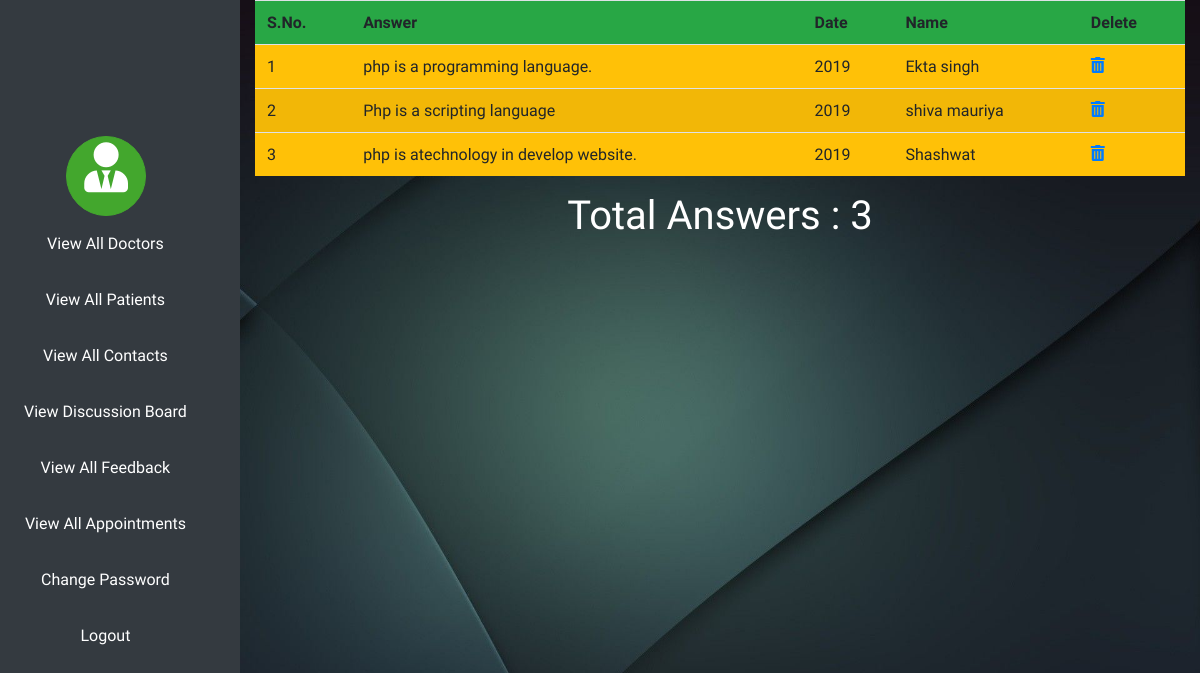
The page /admin/sans.php?qid=3 (signed in) on the database its author committed.
### tables this page shows
CREATE TABLE IF NOT EXISTS `tbl_answer` (
  `ansid` int(11) NOT NULL AUTO_INCREMENT,
  `qid` int(11) NOT NULL,
  `pat_id` int(11) NOT NULL,
  `answer` varchar(200) NOT NULL,
  `date` int(10) NOT NULL,
  PRIMARY KEY (`ansid`)
);

CREATE TABLE IF NOT EXISTS `tbl_patient` (
  `pat_id` int(11) NOT NULL AUTO_INCREMENT,
  `name` varchar(60) NOT NULL,
  `fname` varchar(60) NOT NULL,
  `email` varchar(30) NOT NULL,
  `password` varchar(20) NOT NULL,
  `address` varchar(150) NOT NULL,
  `mobile` varchar(13) NOT NULL,
  `pin` int(6) NOT NULL,
  `age` int(3) NOT NULL,
  `gender` varchar(6) NOT NULL,
  `date` varchar(20) NOT NULL,
  PRIMARY KEY (`pat_id`)
);

### admin/sans.php (the view, shortened to what this page needs)
 <?php
	if($_SESSION['admin']=="")
	{
		header("Location:index.php");
	}
	else
	{
?>
<?php
	$qid=$_REQUEST['qid'];
	$query="select * from tbl_answer where qid='$qid'";
	$res=mysql_query($query);
?>
<html>
<head>
	<link rel="stylesheet" href="https://stackpath.bootstrapcdn.com/bootstrap/4.3.1/css/bootstrap.min.css">
	<link rel="stylesheet" href="https://use.fontawesome.com/releases/v5.7.0/css/all.css">
	<link type="text/css" rel="stylesheet" href="../css/adstyle.css" />
</head>
<body>
<div>
	<nav class="navbar bg-dark navigation">
  <ul class="navbar-nav">
  <li><div class="navbar-brand"><a href="adminprofile.php"><i class="fas fa-user-tie"></i></a></div></li>
    <li class="nav-item p-2">
      <a class="nav-link text-center" href="vdoctor.php">View All Doctors</a>
    </li>
    <li class="nav-item p-2">
      <a class="nav-link text-center" href="vpatient.php">View All Patients</a>
    </li>
    <li class="nav-item p-2">
      <a class="nav-link text-center" href="vcontact.php">View All Contacts</a>
    </li>
	<li class="nav-item p-2">
		<a class="nav-link text-center" href="vdisboard.php">View Discussion Board</a>
	</li>
	<li class="nav-item p-2">
		<a class="nav-link text-center" href="vfeed.php">View All Feedback</a>
	</li>
	<li class="nav-item p-2">
		<a class="nav-link text-center" href="vapp.php">View All Appointments</a>
	</li>
	<li class="nav-item p-2">
		<a class="nav-link text-center" href="changepwd.php">Change Password</a>
	</li>
	<li class="nav-item p-2">
		<a class="nav-link text-center" href="logout.php">Logout</a>
	</li>
  </ul>
</nav>
		<div class="container-fluid contents">
			<table class="table table-striped bg-warning">
				<tr class="bg-success">
					<th>S.No.</th>
					<th>Answer</th>
					<th>Date</th>
					<th>Name</th>
					<th>Delete</th>
				</tr>
				<?php
				$a=1;
				while($row=mysql_fetch_array($res,MYSQL_BOTH))
				{
				?>
				<tr>
					<td><?php echo $a; ?></td>
					<td><?php echo $row['answer'] ?></td>
					<td><?php echo $row['date'] ?></td>
					<?php
					$pid=$row['pat_id'];
					$query2="select name from tbl_patient where pat_id='$pid'";
					$res2=mysql_query($query2);
					if($row2=mysql_fetch_array($res2,MYSQL_BOTH))
					{
						$pn=$row2['name'];
					}
					?>
					<td><?php echo $pn; ?></td>
					<td><a href="delans.php?aid=<?php echo $row['ansid'] ?>"><i class="fas fa-trash-alt"></i></a></td>
				</tr>
				<?php
				$a++;
				}
				?>
			</table>
			<h1 class="text-center">Total Answers :  <?php echo $a-1; ?></h1>
		</div>
	</div>
</body>
</html>
<?php
	}
?>

### css/adstyle.css (style rules this page uses)
* { margin:0; padding:0; box-sizing:border-box; }
body { font-family: 'Dosis', sans-serif; font-weight: 400; background:url('../images/wp2508260.jpg'); background-repeat:no-repeat; background-attachment:fixed; background-size:100% 100%; color:#fff; }
.navigation { width:20%; height:100%; float:left; position:fixed; }
.navigation a { color:#fff; border:1px transparent; }
.contents { height:auto; width:80%; float:left; font-weight:600; margin-left:20%; }
.navbar-brand { height:80px; width:80px; margin-left:28%; background:#43a72d; border:1px solid #43a72d; border-radius:50%; text-align:center; font-size:50px; }

### rows shown on the page
tbl_answer: answer "php is a programming language.", date "2019", pat.name "Ekta singh"
tbl_answer: answer "Php is a scripting language", date "2019", pat.name "shiva mauriya"
tbl_answer: answer "php is atechnology in develop website.", date "2019", pat.name "Shashwat"

### other values the page prints
$a-1 "3"
